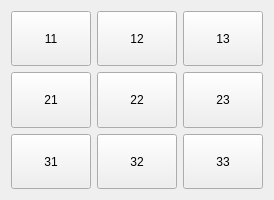
<?xml version="1.0" encoding="UTF-8"?>
<ui version="4.0">
 <class>Window</class>
 <widget class="QMainWindow" name="Window">
  <property name="geometry">
   <rect>
    <x>0</x>
    <y>0</y>
    <width>270</width>
    <height>200</height>
   </rect>
  </property>
  <property name="windowTitle">
   <string>Window</string>
  </property>
  <widget class="QWidget" name="centralWidget">
   <layout class="QGridLayout" name="gridLayout">
    <item row="0" column="0">
     <widget class="QPushButton" name="pushButton_1">
      <property name="sizePolicy">
       <sizepolicy hsizetype="Expanding" vsizetype="Expanding">
        <horstretch>0</horstretch>
        <verstretch>0</verstretch>
       </sizepolicy>
      </property>
      <property name="text">
       <string>11</string>
      </property>
     </widget>
    </item>
    <item row="0" column="1">
     <widget class="QPushButton" name="pushButton_3">
      <property name="sizePolicy">
       <sizepolicy hsizetype="Expanding" vsizetype="Expanding">
        <horstretch>0</horstretch>
        <verstretch>0</verstretch>
       </sizepolicy>
      </property>
      <property name="text">
       <string>12</string>
      </property>
     </widget>
    </item>
    <item row="0" column="2">
     <widget class="QPushButton" name="pushButton_7">
      <property name="sizePolicy">
       <sizepolicy hsizetype="Expanding" vsizetype="Expanding">
        <horstretch>0</horstretch>
        <verstretch>0</verstretch>
       </sizepolicy>
      </property>
      <property name="text">
       <string>13</string>
      </property>
     </widget>
    </item>
    <item row="1" column="0">
     <widget class="QPushButton" name="pushButton_2">
      <property name="sizePolicy">
       <sizepolicy hsizetype="Expanding" vsizetype="Expanding">
        <horstretch>0</horstretch>
        <verstretch>0</verstretch>
       </sizepolicy>
      </property>
      <property name="text">
       <string>21</string>
      </property>
     </widget>
    </item>
    <item row="1" column="1">
     <widget class="QPushButton" name="pushButton_4">
      <property name="sizePolicy">
       <sizepolicy hsizetype="Expanding" vsizetype="Expanding">
        <horstretch>0</horstretch>
        <verstretch>0</verstretch>
       </sizepolicy>
      </property>
      <property name="text">
       <string>22</string>
      </property>
     </widget>
    </item>
    <item row="1" column="2">
     <widget class="QPushButton" name="pushButton_8">
      <property name="sizePolicy">
       <sizepolicy hsizetype="Expanding" vsizetype="Expanding">
        <horstretch>0</horstretch>
        <verstretch>0</verstretch>
       </sizepolicy>
      </property>
      <property name="text">
       <string>23</string>
      </property>
     </widget>
    </item>
    <item row="2" column="0">
     <widget class="QPushButton" name="pushButton_5">
      <property name="sizePolicy">
       <sizepolicy hsizetype="Expanding" vsizetype="Expanding">
        <horstretch>0</horstretch>
        <verstretch>0</verstretch>
       </sizepolicy>
      </property>
      <property name="text">
       <string>31</string>
      </property>
     </widget>
    </item>
    <item row="2" column="1">
     <widget class="QPushButton" name="pushButton_6">
      <property name="sizePolicy">
       <sizepolicy hsizetype="Expanding" vsizetype="Expanding">
        <horstretch>0</horstretch>
        <verstretch>0</verstretch>
       </sizepolicy>
      </property>
      <property name="text">
       <string>32</string>
      </property>
     </widget>
    </item>
    <item row="2" column="2">
     <widget class="QPushButton" name="pushButton_9">
      <property name="sizePolicy">
       <sizepolicy hsizetype="Expanding" vsizetype="Expanding">
        <horstretch>0</horstretch>
        <verstretch>0</verstretch>
       </sizepolicy>
      </property>
      <property name="text">
       <string>33</string>
      </property>
     </widget>
    </item>
   </layout>
  </widget>
 </widget>
 <layoutdefault spacing="6" margin="11"/>
 <resources/>
 <connections/>
</ui>
